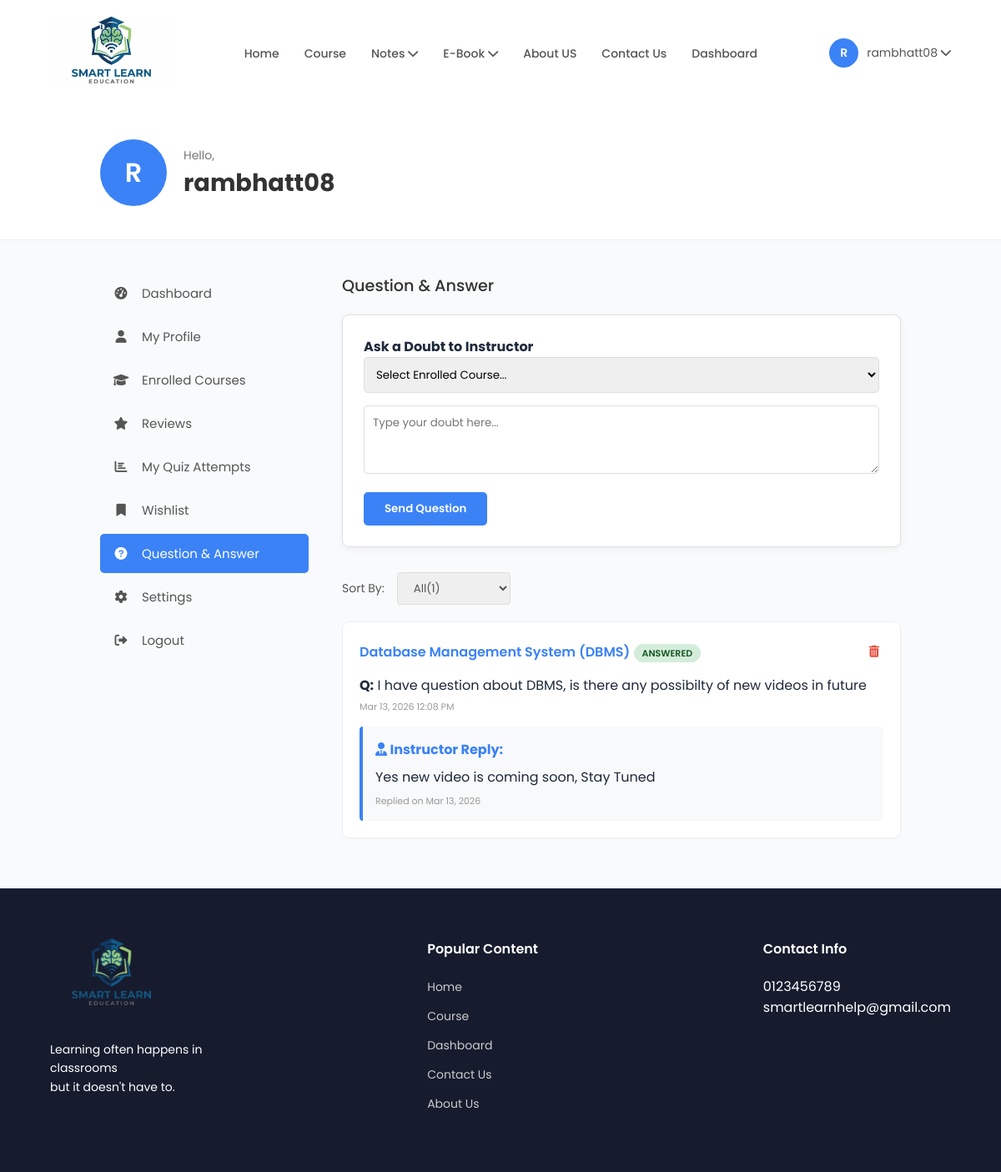
Page /question-answer.php (signed in) on the committed database.
### tables this page shows
CREATE TABLE `course_qa` (
  `id` int(11) UNSIGNED NOT NULL,
  `user_id` int(11) UNSIGNED NOT NULL,
  `course_id` int(11) UNSIGNED NOT NULL,
  `question_text` text NOT NULL,
  `admin_reply` text DEFAULT NULL,
  `status` enum('pending','answered') DEFAULT 'pending',
  `created_at` timestamp NOT NULL DEFAULT current_timestamp(),
  `replied_at` timestamp NULL DEFAULT NULL
);

CREATE TABLE `courses` (
  `id` int(11) UNSIGNED NOT NULL,
  `title` varchar(255) NOT NULL,
  `description` text DEFAULT NULL,
  `level` varchar(50) DEFAULT 'Beginner',
  `thumbnail` varchar(255) DEFAULT NULL,
  `total_enrolled` int(11) DEFAULT 0,
  `created_at` timestamp NOT NULL DEFAULT current_timestamp()
);

### question-answer.php (the view, shortened to what this page needs)
<?php
require 'db_connect.php';
$user_id = $_SESSION['user_id'];
$user_name = $_SESSION['user_name'];
$filter = isset($_GET['sort']) ? $_GET['sort'] : 'all';
$sql_qa = "SELECT qa.*, c.title as course_title FROM course_qa qa
           JOIN courses c ON qa.course_id = c.id
           WHERE qa.user_id = $user_id";
$sql_qa .= " ORDER BY qa.created_at DESC";
$qa_res = $conn->query($sql_qa);
$total_count = $conn->query("SELECT COUNT(*) as count FROM course_qa WHERE user_id = $user_id")->fetch_assoc()['count'];
?>
<!DOCTYPE html>
<html lang="en">
<head>
    <link rel="stylesheet" href="https://cdnjs.cloudflare.com/ajax/libs/font-awesome/6.0.0/css/all.min.css">
    <link rel="stylesheet" href="style.css">
</head>
<body>
<nav class="navbar dashboard-nav">
    <div class="logo"><a href="index.html"><img src="imgs/logo.jpg" alt="Smart Learn Logo"></a></div>
    <ul class="nav-links">
        <li><a href="index.html">Home</a></li>
        <li><a href="courses.php">Course</a></li>
        <li class="dropdown-parent"><a href="#">Notes <i class="fas fa-chevron-down"></i></a>
        </li>
        <li class="dropdown-parent"><a href="#">E-Book <i class="fas fa-chevron-down"></i></a>
        </li>
        <li><a href="about.html">About US</a></li>
        <li><a href="contact.html">Contact Us</a></li>
        <li><a href="student-dashboard.php">Dashboard</a></li>
    </ul>
    <div class="user-profile dropdown-parent">
        <div class="profile-trigger">
            <div class="avatar-circle"><?php echo strtoupper(substr($user_name, 0, 1)); ?></div>
            <span><?php echo htmlspecialchars($user_name); ?> <i class="fas fa-chevron-down"></i></span>
        </div>
    </div>
</nav>
<header class="dash-header">
    <div class="big-avatar"><?php echo strtoupper(substr($user_name, 0, 1)); ?></div>
    <div class="welcome-text"><span>Hello,</span><h2><?php echo htmlspecialchars($user_name); ?></h2></div>
</header>
<div class="dashboard-container">
    <aside class="sidebar">
        <ul>
            <li><a href="student-dashboard.php"><i class="fas fa-tachometer-alt"></i> Dashboard</a></li>
            <li><a href="student_profile.php"><i class="fas fa-user"></i> My Profile</a></li>
            <li><a href="my_courses.php"><i class="fas fa-graduation-cap"></i> Enrolled Courses</a></li>
            <li><a href="reviews.php"><i class="fas fa-star"></i> Reviews</a></li>
            <li><a href="quiz_attempts.php"><i class="fas fa-chart-bar"></i> My Quiz Attempts</a></li>
            <li><a href="wishlist.php"><i class="fas fa-bookmark"></i> Wishlist</a></li>
            <li><a href="question-answer.php" class="active"><i class="fas fa-question-circle"></i> Question & Answer</a></li>
            <li><a href="settings.php"><i class="fas fa-cog"></i> Settings</a></li>
            <li><a href="logout.php"><i class="fas fa-sign-out-alt"></i> Logout</a></li>
        </ul>
    </aside>
    <main class="dash-content">
        <h3>Question & Answer</h3>
        <div class="ask-form-container">
            <h4 style="margin-top:0;">Ask a Doubt to Instructor</h4>
            <form action="question-answer.php" method="POST">
                <select name="course_id" class="form-control" required>
                    <option value="">Select Enrolled Course...</option>
                </select>
                <textarea name="question_text" class="form-control" placeholder="Type your doubt here..." rows="3" required></textarea>
                <button type="submit" name="submit_question" class="btn-ask">Send Question</button>
            </form>
        </div>
        <div class="qa-header-controls">
            <span>Sort By:</span>
            <select class="qa-sort-select" onchange="location = 'question-answer.php?sort=' + this.value;">
                <option value="all" <?php if($filter == 'all') echo 'selected'; ?>>All(<?php echo $total_count; ?>)</option>
            </select>
        </div>
        <?php if ($qa_res->num_rows > 0): ?>
            <?php while($qa = $qa_res->fetch_assoc()): ?>
                <div class="qa-card">
                    <div style="display:flex; justify-content:space-between; align-items:center; margin-bottom:12px;">
                        <div>
                            <span style="font-weight:600; color:#3b82f6;"><?php echo htmlspecialchars($qa['course_title']); ?></span>
                            <span class="qa-badge <?php echo ($qa['status'] == 'answered') ? 'badge-answered' : 'badge-pending'; ?>">
                                <?php echo ucfirst($qa['status']); ?>
                            </span>
                        </div>
                        <a href="question-answer.php?delete_qa=<?php echo $qa['id']; ?>"
                           class="btn-delete-qa"
                           onclick="return confirm('Delete this question permanentely?')"
                           title="Delete Question">
                           <i class="fas fa-trash-alt"></i>
                        </a>
                    </div>
                    <div class="question-box">
                        <strong>Q:</strong> <?php echo htmlspecialchars($qa['question_text']); ?>
                        <div style="font-size:11px; color:#999; margin-top:5px;"><?php echo date('M d, Y h:i A', strtotime($qa['created_at'])); ?></div>
                    </div>
                    <?php if($qa['admin_reply']): ?>
                        <div class="reply-box">
                            <strong style="color:#3b82f6;"><i class="fas fa-user-tie"></i> Instructor Reply:</strong><br>
                            <p style="margin: 8px 0;"><?php echo htmlspecialchars($qa['admin_reply']); ?></p>
                            <div style="font-size:11px; color:#999; margin-top:5px;">Replied on <?php echo date('M d, Y', strtotime($qa['replied_at'])); ?></div>
                        </div>
                    <?php endif; ?>
                </div>
            <?php endwhile; ?>
        <?php endif; ?>
    </main>
</div>
<footer class="footer">
    <div class="footer-col">
        <img src="imgs/1.png" alt="Smart Learn" class="footer-logo">
        <p class="slogan">Learning often happens in<br> classrooms <br> but it doesn't have to.</p>
    </div>
    <div class="footer-col">
        <h4>Popular Content</h4>
        <ul>
            <li><a href="index.html">Home</a></li>
            <li><a href="courses.php">Course</a></li>
            <li><a href="student-dashboard.php">Dashboard</a></li>
            <li><a href="contact.html">Contact Us</a></li>
            <li><a href="about.html">About Us</a></li>
        </ul>
    </div>
    <div class="footer-col">
        <h4>Contact Info</h4>
        <p>0123456789</p>
        <p>smartlearnhelp@gmail.com</p>
    </div>
</footer>
</body>
</html>

### style.css (style rules this page uses)
:root { --primary-blue: #1d4ed8; --accent-blue: #2563eb; --bg-purple: #8b5cf6; --text-dark: #1e293b; --text-light: #64748b; --white: #ffffff; }
* { margin: 0; padding: 0; box-sizing: border-box; font-family: 'Poppins', sans-serif; }
body { background-color: #f8fafc; color: var(--text-dark); overflow-x: hidden; }
a { text-decoration: none; color: inherit; }
ul { list-style: none; }
.navbar { display: flex; justify-content: space-between; align-items: center; padding: 20px 5%; background: var(--white); }
.logo img { height: 80px; width: auto; }
.nav-links { display: flex; gap: 30px; }
.nav-links a { color: #555; font-size: 14px; font-weight: 500; }
.nav-links a { position: relative; padding-bottom: 5px; transition: color 0.3s ease; }
.nav-links a::after { content: ""; position: absolute; left: 0; bottom: 0; width: 0; height: 2px; background-color: var(--primary-blue); transition: width 0.3s ease; }
.footer { background: #161b2e; color: white; padding: 60px 5%; display: flex; justify-content: space-between; }
.footer-logo { height: 80px; width: auto; margin-bottom: 15px; }
.footer-col h4 { margin-bottom: 20px; font-weight: 600; }
.footer-col ul li { margin-bottom: 10px; }
.footer-col a { color: #ccc; font-size: 14px; }
.slogan { margin-top: 20px; font-size: 14px; line-height: 1.6; }
.user-profile { display: flex; align-items: center; gap: 10px; font-size: 14px; color: #555; cursor: pointer; }
.avatar-circle { width: 35px; height: 35px; background-color: #3b82f6; color: white; border-radius: 50%; display: flex; align-items: center; justify-content: center; font-size: 14px; font-weight: 600; }
.dash-header { display: flex; align-items: center; padding: 40px 10%; background-color: #ffffff; border-bottom: 1px solid #eee; gap: 20px; }
.big-avatar { width: 80px; height: 80px; background-color: #3b82f6; color: white; font-size: 2rem; font-weight: 600; border-radius: 50%; display: flex; align-items: center; justify-content: center; }
.welcome-text span { color: #777; font-size: 14px; }
.welcome-text h2 { color: #333; font-size: 1.8rem; }
.dashboard-container { display: flex; padding: 40px 10%; gap: 40px; min-height: 60vh; }
.sidebar { width: 250px; flex-shrink: 0; }
.sidebar ul li { margin-bottom: 5px; }
.sidebar ul li a { display: flex; align-items: center; gap: 15px; padding: 12px 15px; color: #555; font-size: 15px; border-radius: 5px; transition: 0.3s; }
.sidebar ul li a i { width: 20px; text-align: center; }
.sidebar ul li a.active, .sidebar ul li a:hover { background-color: #3b82f6; color: white; }
.dash-content { flex-grow: 1; }
.dash-content h3 { font-size: 1.2rem; margin-bottom: 20px; color: #333; font-weight: 500; }
.nav-links li { position: relative; padding: 10px 0; }
.user-profile { position: relative; height: 100%; display: flex; align-items: center; }
.profile-trigger { display: flex; align-items: center; gap: 10px; cursor: pointer; }

### question-answer.php (style rules this page uses)
.qa-header-controls { display: flex; align-items: center; gap: 15px; margin-bottom: 20px; font-size: 14px; color: #555; }
.qa-sort-select { padding: 8px 15px; border: 1px solid #ddd; border-radius: 4px; outline: none; color: #555; font-family: 'Poppins', sans-serif; min-width: 100px; }
.ask-form-container { background: white; padding: 25px; border-radius: 8px; margin-bottom: 30px; border: 1px solid #e0e0e0; box-shadow: 0 2px 10px rgba(0,0,0,0.05); }
.form-control { width: 100%; padding: 10px; border: 1px solid #ddd; border-radius: 5px; margin-bottom: 15px; font-family: 'Poppins'; box-sizing: border-box; }
.btn-ask { background: #3b82f6; color: white; border: none; padding: 10px 25px; border-radius: 5px; cursor: pointer; font-weight: 600; }
.qa-card { background: white; border-radius: 8px; padding: 20px; margin-bottom: 20px; border: 1px solid #eee; box-shadow: 0 2px 5px rgba(0,0,0,0.02); position: relative; }
.qa-badge { font-size: 11px; padding: 3px 10px; border-radius: 12px; font-weight: 600; text-transform: uppercase; }
.badge-answered { background: #d4edda; color: #155724; }
.reply-box { background: #f8f9fa; padding: 15px; border-left: 4px solid #3b82f6; border-radius: 4px; margin-top: 15px; }
.btn-delete-qa { color: #e74c3c; text-decoration: none; font-size: 14px; transition: 0.2s; padding: 5px; }

### rows in the picture
course_qa: course.title "Database Management System (DBMS)", status "ANSWERED", question_text "I have question about DBMS, is there any possibilty of new videos in future", created_at "Mar 13, 2026 12:08 PM", admin_reply "Yes new video is coming soon, Stay Tuned", replied_at "Mar 13, 2026"

### other values in the picture
substr($user_name, 0, 1) "R"
$user_name "rambhatt08"
